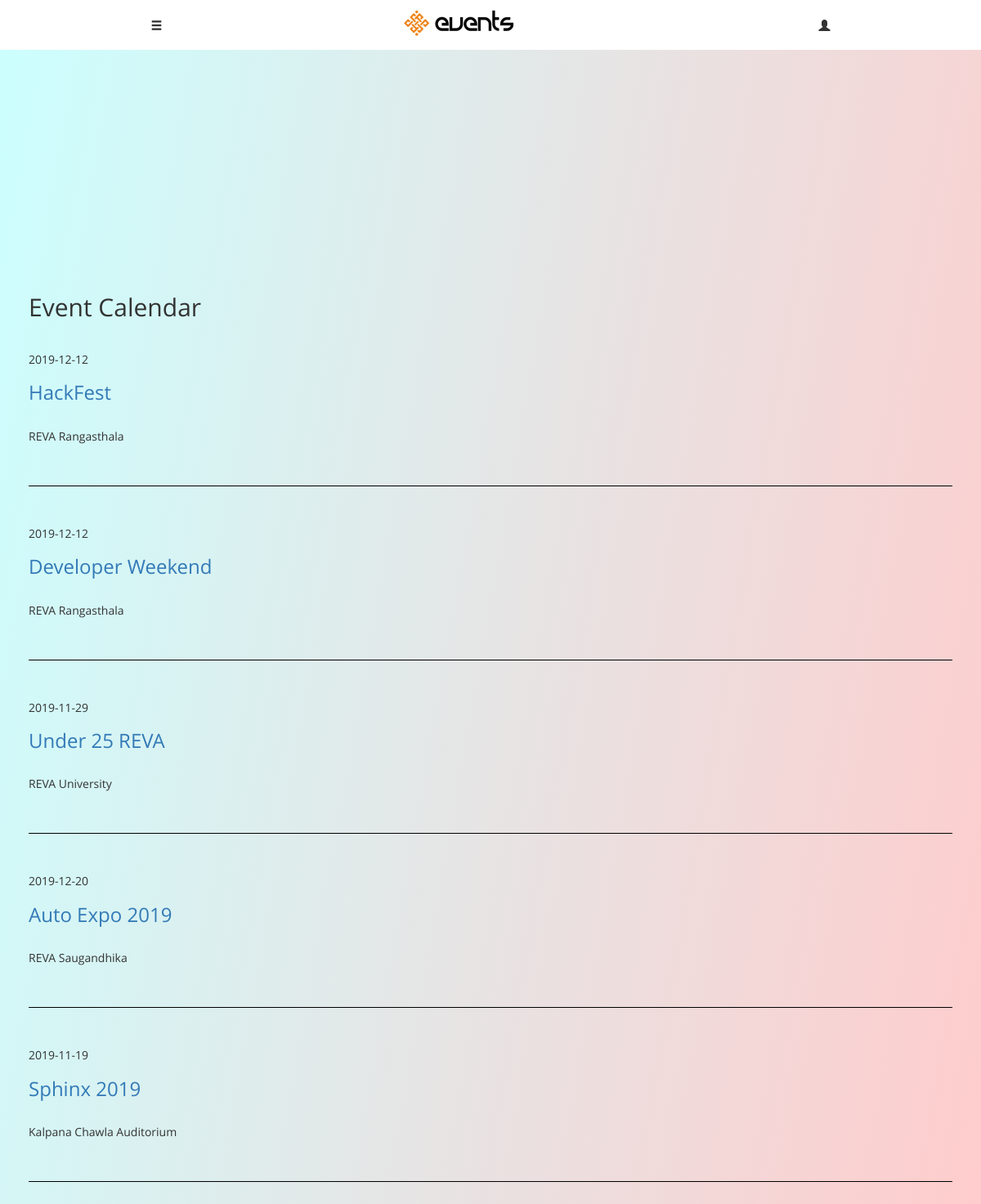
Page /Event on the committed database.
### app/models.py (models this page shows, shortened)
class Event(db.Model):
    id = db.Column(db.Integer, primary_key=True)
    name = db.Column(db.String(120))
    body = db.Column(db.String(140))
    venue = db.Column(db.String(140))
    branch = db.Column(db.String(140))
    image = db.Column(db.String(140))
    timestamp = db.Column(db.Date, index=True, default=datetime.utcnow)

### app/routes.py (the view)
@app.route('/Event')
def calander():
    events = Event.query.all()
    return render_template('Event_Calandar1.html', events = events)

### app/templates/Event_Calandar1.html
{% extends "base.html" %}
{% block content %}
    <div class="container-fluid">
    <div>
        <h2 class="new_font" style="margin-top: 30%;">Event Calendar </h2><br>
        {% for evn in events %}
        <ul>
          <li><b><h5 class="new_font">{{evn.timestamp}}</h5></b></li>
          <li><h3><a class="new_font" href="/evn_det?id={{evn.id}}">{{evn.name}}</a></h3>
            <br>
            <span class="new_font">{{evn.venue}}</span></a> </li>
        </ul>
        <br>
        <hr style="
        width: 100%;
        border-style: solid;
        border-color: black;
    ">
        <br>
        {% endfor %}
    </div>
    {% endblock %}

### app/static/css/Event_Calandar1.css (style rules this page uses)
ul { list-style-type: none; }
body { font-family: Verdana, sans-serif; }

### app/static/css/master2.css (style rules this page uses)
hr { color: #EE4633; width: 10px; }

### app/static/css/certi.css (style rules this page uses)
body { background: linear-gradient(100deg,#ccffff,#ffcccc); top right no-repeat; background-attachment:fixed; }
ul { margin:0; padding:0; list-style:none; }

### app/static/css/event details.css (style rules this page uses)
body { background: linear-gradient(100deg, #ccffff, #ffcccc); }

### app/static/css/profile.css (style rules this page uses)
body { padding-top: 68px; padding-bottom: 30px; }

### app/static/css/events main.css (style rules this page uses)
body { background: linear-gradient(100deg, #ccffff , #ffcccc); }

### app/static/css/final.css (style rules this page uses)
.new_font { font-family: 'Product Sans'; }

### app/templates/base.html (style rules this page uses)
body { background: linear-gradient(100deg, #CCFFFF,#FFCCCC); font-family: 'Montserrat', sans-serif; max-width:100%; }
html,body { margin:0; padding:0; height:100%; width:100%; }
body { background-repeat: no-repeat; background-attachment: fixed; background-position: center; }

### rows in the picture
Event: timestamp "2019-12-12", name "HackFest", venue "REVA Rangasthala"
Event: timestamp "2019-12-12", name "Developer Weekend", venue "REVA Rangasthala"
Event: timestamp "2019-11-29", name "Under 25 REVA", venue "REVA University"
Event: timestamp "2019-12-20", name "Auto Expo 2019", venue "REVA Saugandhika"
Event: timestamp "2019-11-19", name "Sphinx 2019", venue "Kalpana Chawla Auditorium"
